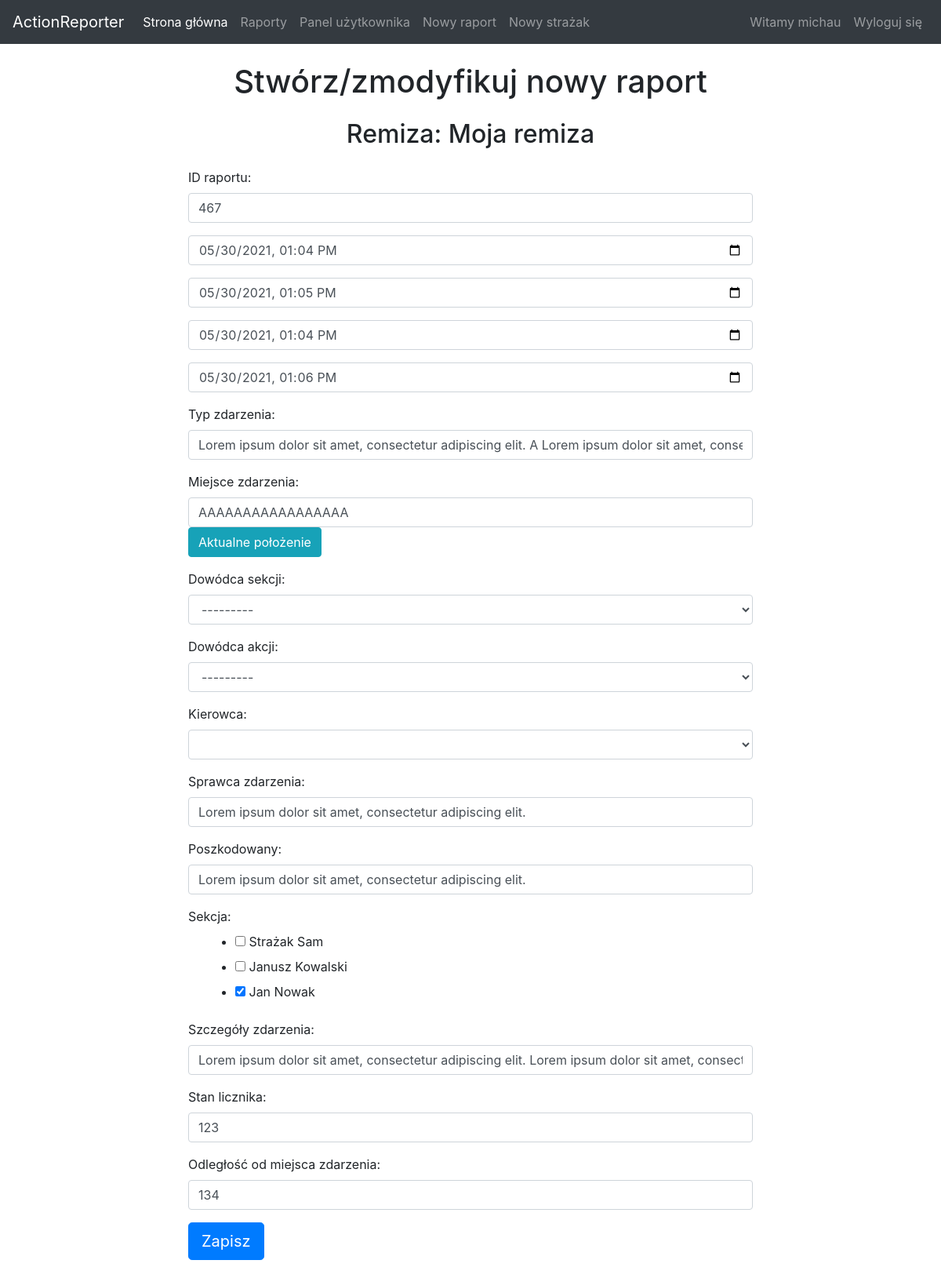
Page /reports/23/edit/ (signed in) on the earlier database version.
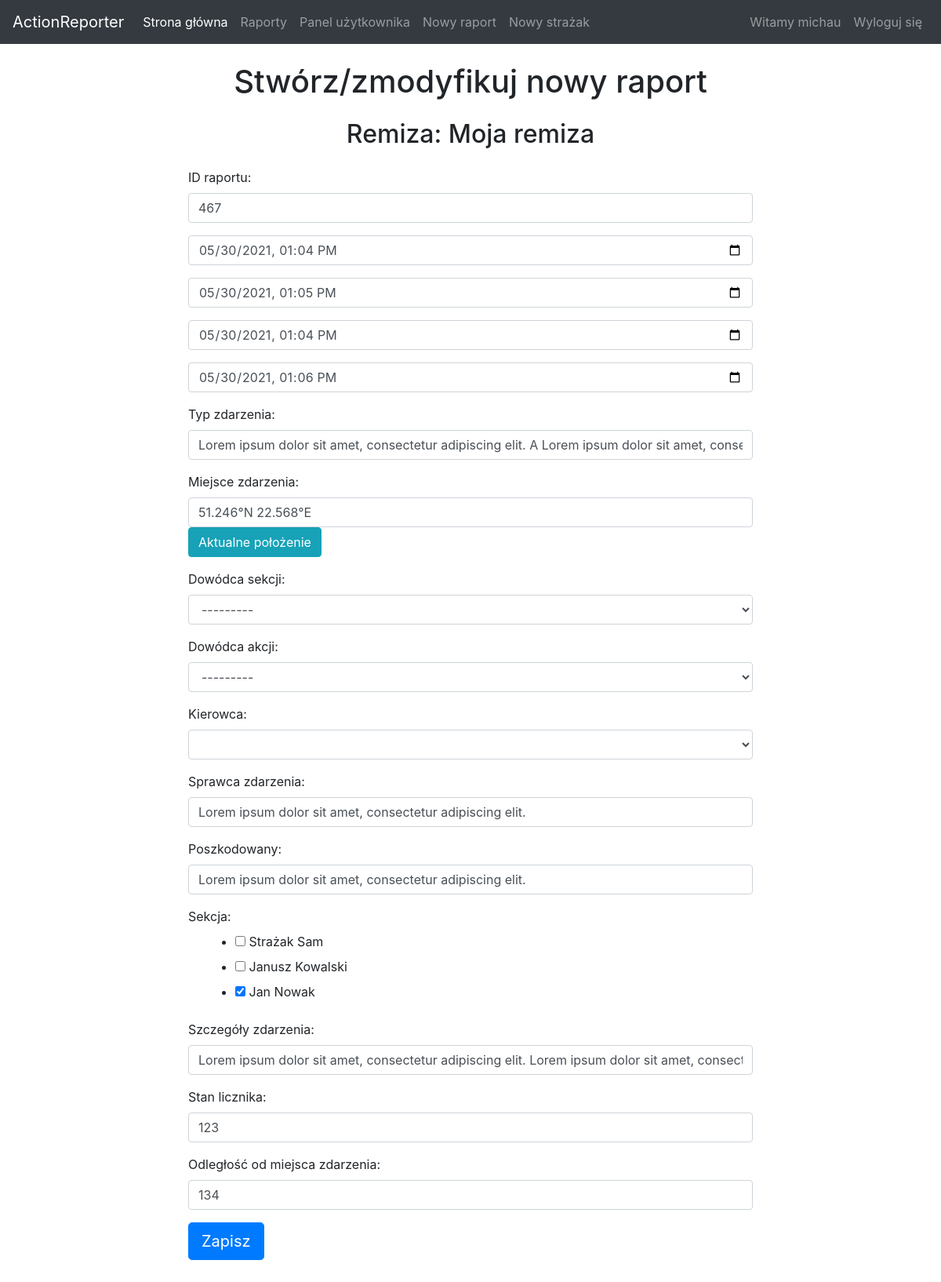
Same page on the later database version.
### reporter/models.py (models this page shows, shortened)
class Report(models.Model):
    id = models.AutoField(primary_key=True)
    stationid = models.TextField(default="")
    reportid = models.TextField(default="")
    departureTime = models.DateTimeField(default=datetime.datetime.now())
    arrivalTime = models.DateTimeField(default=datetime.datetime.now())
    actionEndTime = models.DateTimeField(default=datetime.datetime.now())
    fireStationArrivalTime = models.DateTimeField(default=datetime.datetime.now())
    incidentType = models.TextField(default="")
    incidentPlace = models.TextField(default="")
    sectionCommander = models.TextField(default="")
    actionCommander = models.TextField(default="")
    driver = models.TextField(default="")
    perpetrator = models.TextField(default="")
    victim = models.TextField(default="")
    section = models.TextField(default="")
    details = models.TextField(default="")
    odometer = models.TextField(default="")
    distance = models.TextField(default="")
    isLocked = models.BooleanField(default=False)

### reporter/views.py (the view)
# urls.py: path('reports/<pk>/edit/', views.modify_report, name='modify-report'),
@login_required
def modify_report(request, pk):
    report = get_object_or_404(Report, pk=pk)
    fireStation = Firestation.objects.filter(stationid=report.stationid).first()
    userStations = Firestation.objects.filter(
        firestationmember=FirestationMember.objects.filter(memberid=request.user).first())
    if fireStation not in userStations:
        return render(request, "information.html",
                      {'message': "Dostęp zabroniony", 'return_button': True})
    if request.method == "POST":
        form = ReportForm(request.POST)
        if form.is_valid():
            cd = form.cleaned_data
            section = ""
            for val in cd['section']:
                section += str(val) + ","
            section = section[:-1]
            Report.objects.filter(pk=pk).update(
                stationid=fireStation.stationid,
                reportid=cd['reportid'],
                departureTime=cd['departureTime'],
                arrivalTime=cd['arrivalTime'],
                actionEndTime=cd['actionEndTime'],
                fireStationArrivalTime=cd['fireStationArrivalTime'],
                incidentType=cd['incidentType'],
                incidentPlace=cd['incidentPlace'],
                sectionCommander=str(cd['sectionCommander']),
                actionCommander=str(cd['actionCommander']),
                driver=str(cd['driver']),
                perpetrator=cd['perpetrator'],
                victim=cd['victim'],
                section=section,
                details=cd['details'],
                odometer=cd['odometer'],
                distance=cd['distance'],
                isLocked=False
            )
            return render(request, "information.html",
                          {'message': "Pomyślnie zmodyfikowano raport", 'return_button': True})
    else:
        section = Firefighter.objects.filter(stationid=fireStation.stationid)
        sectionCommanders = section.filter(isSectionCommander=True)
        actionCommanders = section.filter(isActionCommander=True)
        drivers = section.filter(isDriver=True)
        previousSection = report.section.split(",")
        selectedSection = []
        for firefighter in section:
            if str(firefighter) in previousSection:
                selectedSection.append(firefighter)
        form = ReportForm(initial={
            'reportid': report.reportid,
            'departureTime': report.departureTime,
            'arrivalTime': report.arrivalTime,
            'actionEndTime': report.actionEndTime,
            'fireStationArrivalTime': report.fireStationArrivalTime,
            'incidentType': report.incidentType,
            'incidentPlace': report.incidentPlace,
            'sectionCommander': sectionCommanders,
            'actionCommander': actionCommanders,
            'driver': drivers,
            'perpetrator': report.perpetrator,
            'victim': report.victim,
            'section': report.section,
            'details': report.details,
            'odometer': report.odometer,
            'distance': int(report.distance)
        })
        form.fields['driver'].queryset = drivers
        form.fields['actionCommander'].queryset = actionCommanders
        form.fields['sectionCommander'].queryset = sectionCommanders
        form.fields['section'].queryset = section
    return render(request, 'modify_report.html', {'form': form, 'fireStation': fireStation, 'report': report,
                                                  'departureTime': report.departureTime.strftime("%Y-%m-%dT%H:%M"),
                                                  'arrivalTime': report.arrivalTime.strftime("%Y-%m-%dT%H:%M"),
                                                  'actionEndTime': report.actionEndTime.strftime("%Y-%m-%dT%H:%M"),
                                                  'fireStationArrivalTime': report.fireStationArrivalTime.strftime(
                                                      "%Y-%m-%dT%H:%M"),
                                                  'driver': report.driver,
                                                  'sectionCommander': report.sectionCommander,
                                                  'actionCommander': report.actionCommander,
                                                  'section': report.section})

### reporter/models.py (called while the page is built)
    def __str__(self):
        return self.firstName + " " + self.lastName

### reporter/templates/modify_report.html (shortened to what this page needs)
{% extends 'index.html' %}
{% block content %}
{% load widget_tweaks %}
    <h1 style="margin:2%; text-align: center">Stwórz/zmodyfikuj nowy raport</h1>
    <h2 style="margin:2%; text-align: center">Remiza: {{ fireStation.stationName }}</h2>
<form method="post" novalidate style="width:60%;margin-left: 20%; margin-bottom: 100px;">
  {% for field in form.visible_fields %}
    <div class="form-group">
    {% if field.field.widget.input_type == "checkbox" %}
              {{ field.label_tag }}
        <div class="form-check">
        {% render_field field  %}
        </div>
    {% elif field.field.widget.input_type == "datetime-local" %}
        {% render_field field class="form-control" %}
    {% else %}
        {{ field.label_tag }}
        {% render_field field class="form-control" %}
    {% endif %}
    </div>
  {% endfor %}
  <button type="submit" class="btn btn-primary btn-lg">Zapisz</button>
</form>
{% endblock %}

Differences in the rows shown:
changed Report "Lorem ipsum dolor sit amet, consectetur adipiscing elit.": incidentPlace "AAAAAAAAAAAAAAAAA" → "51.246°N 22.568°E"
